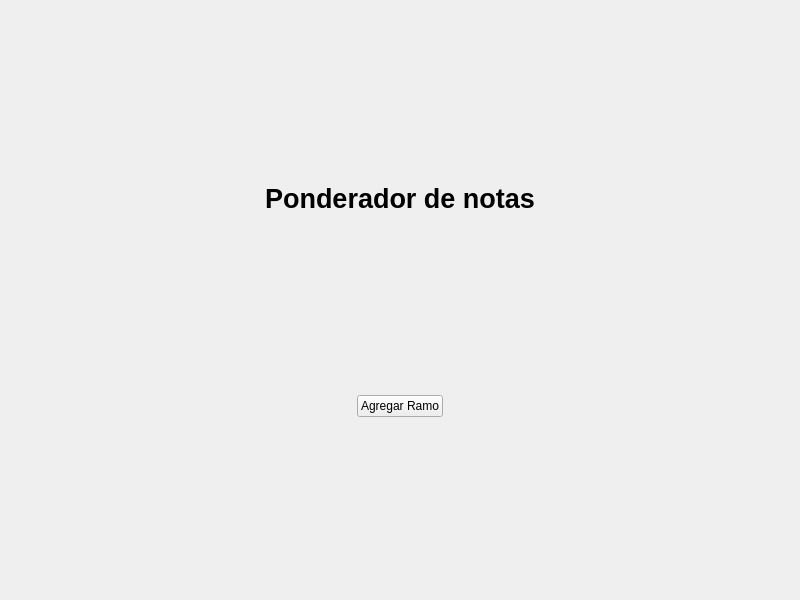
<?xml version="1.0" encoding="UTF-8"?>
<ui version="4.0">
 <class>MainWindow</class>
 <widget class="QMainWindow" name="MainWindow">
  <property name="geometry">
   <rect>
    <x>0</x>
    <y>0</y>
    <width>800</width>
    <height>600</height>
   </rect>
  </property>
  <property name="windowTitle">
   <string>Ponderador</string>
  </property>
  <widget class="QWidget" name="centralwidget">
   <layout class="QVBoxLayout" name="verticalLayout_2">
    <item>
     <layout class="QVBoxLayout" name="verticalLayout">
      <item>
       <spacer name="verticalSpacer_2">
        <property name="orientation">
         <enum>Qt::Vertical</enum>
        </property>
        <property name="sizeHint" stdset="0">
         <size>
          <width>20</width>
          <height>40</height>
         </size>
        </property>
       </spacer>
      </item>
      <item>
       <layout class="QHBoxLayout" name="horizontalLayout_2">
        <item>
         <widget class="QLabel" name="label_Intro">
          <property name="font">
           <font>
            <pointsize>20</pointsize>
            <weight>75</weight>
            <bold>true</bold>
           </font>
          </property>
          <property name="text">
           <string>Ponderador de notas</string>
          </property>
          <property name="alignment">
           <set>Qt::AlignCenter</set>
          </property>
          <property name="wordWrap">
           <bool>false</bool>
          </property>
         </widget>
        </item>
       </layout>
      </item>
      <item>
       <spacer name="verticalSpacer_3">
        <property name="orientation">
         <enum>Qt::Vertical</enum>
        </property>
        <property name="sizeHint" stdset="0">
         <size>
          <width>20</width>
          <height>40</height>
         </size>
        </property>
       </spacer>
      </item>
      <item>
       <layout class="QHBoxLayout" name="horizontalLayout">
        <item>
         <spacer name="horizontalSpacer">
          <property name="orientation">
           <enum>Qt::Horizontal</enum>
          </property>
          <property name="sizeHint" stdset="0">
           <size>
            <width>40</width>
            <height>20</height>
           </size>
          </property>
         </spacer>
        </item>
        <item>
         <widget class="QPushButton" name="b_agregar_ramos">
          <property name="text">
           <string>Agregar Ramo</string>
          </property>
         </widget>
        </item>
        <item>
         <spacer name="horizontalSpacer_2">
          <property name="orientation">
           <enum>Qt::Horizontal</enum>
          </property>
          <property name="sizeHint" stdset="0">
           <size>
            <width>40</width>
            <height>20</height>
           </size>
          </property>
         </spacer>
        </item>
       </layout>
      </item>
      <item>
       <spacer name="verticalSpacer">
        <property name="orientation">
         <enum>Qt::Vertical</enum>
        </property>
        <property name="sizeHint" stdset="0">
         <size>
          <width>20</width>
          <height>40</height>
         </size>
        </property>
       </spacer>
      </item>
     </layout>
    </item>
   </layout>
  </widget>
 </widget>
 <resources/>
 <connections>
  <connection>
   <sender>b_agregar_ramos</sender>
   <signal>clicked()</signal>
   <receiver>MainWindow</receiver>
   <slot>agregar_ramos()</slot>
   <hints>
    <hint type="sourcelabel">
     <x>399</x>
     <y>404</y>
    </hint>
    <hint type="destinationlabel">
     <x>399</x>
     <y>299</y>
    </hint>
   </hints>
  </connection>
 </connections>
 <slots>
  <slot>agregar_ramos()</slot>
 </slots>
</ui>
